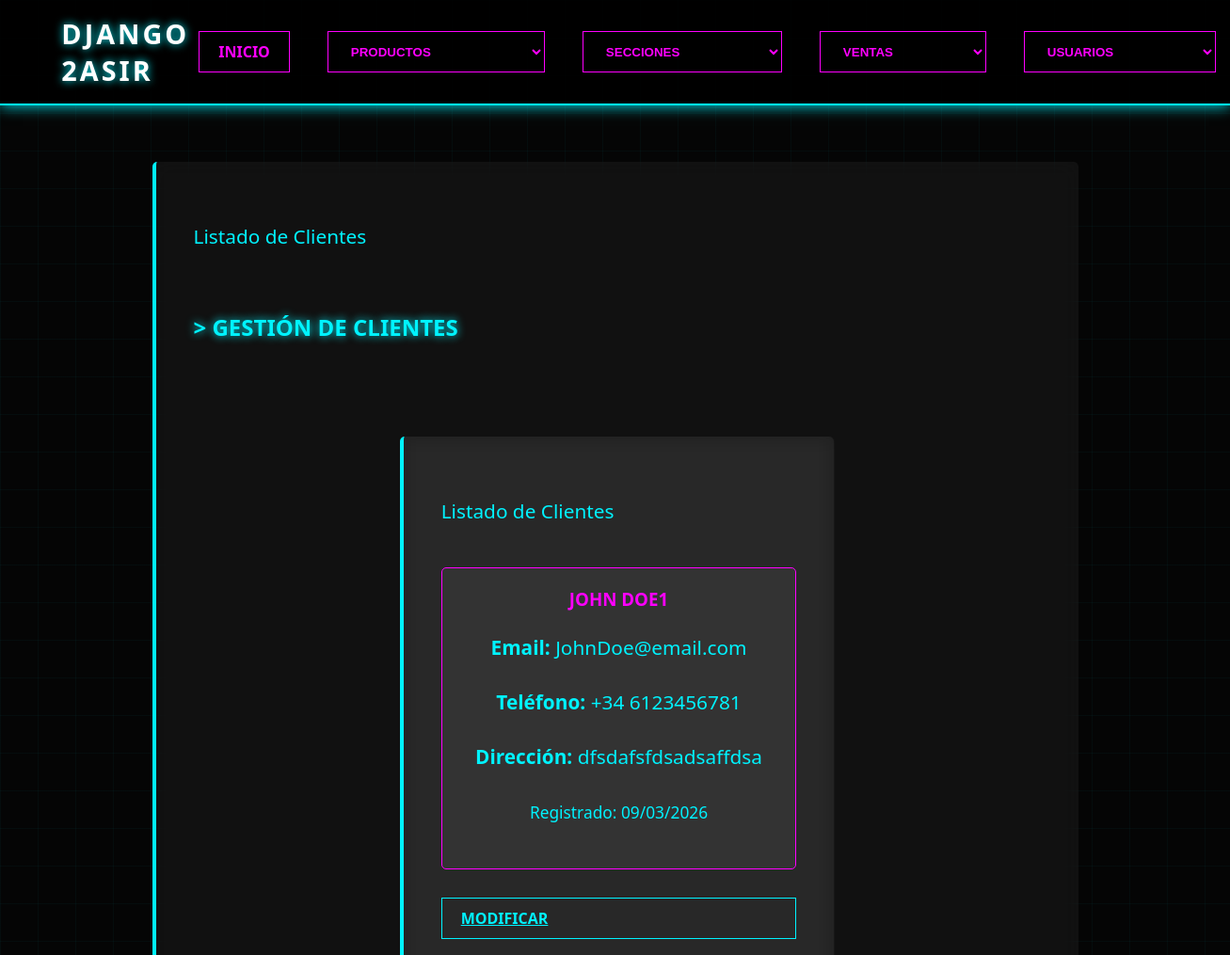
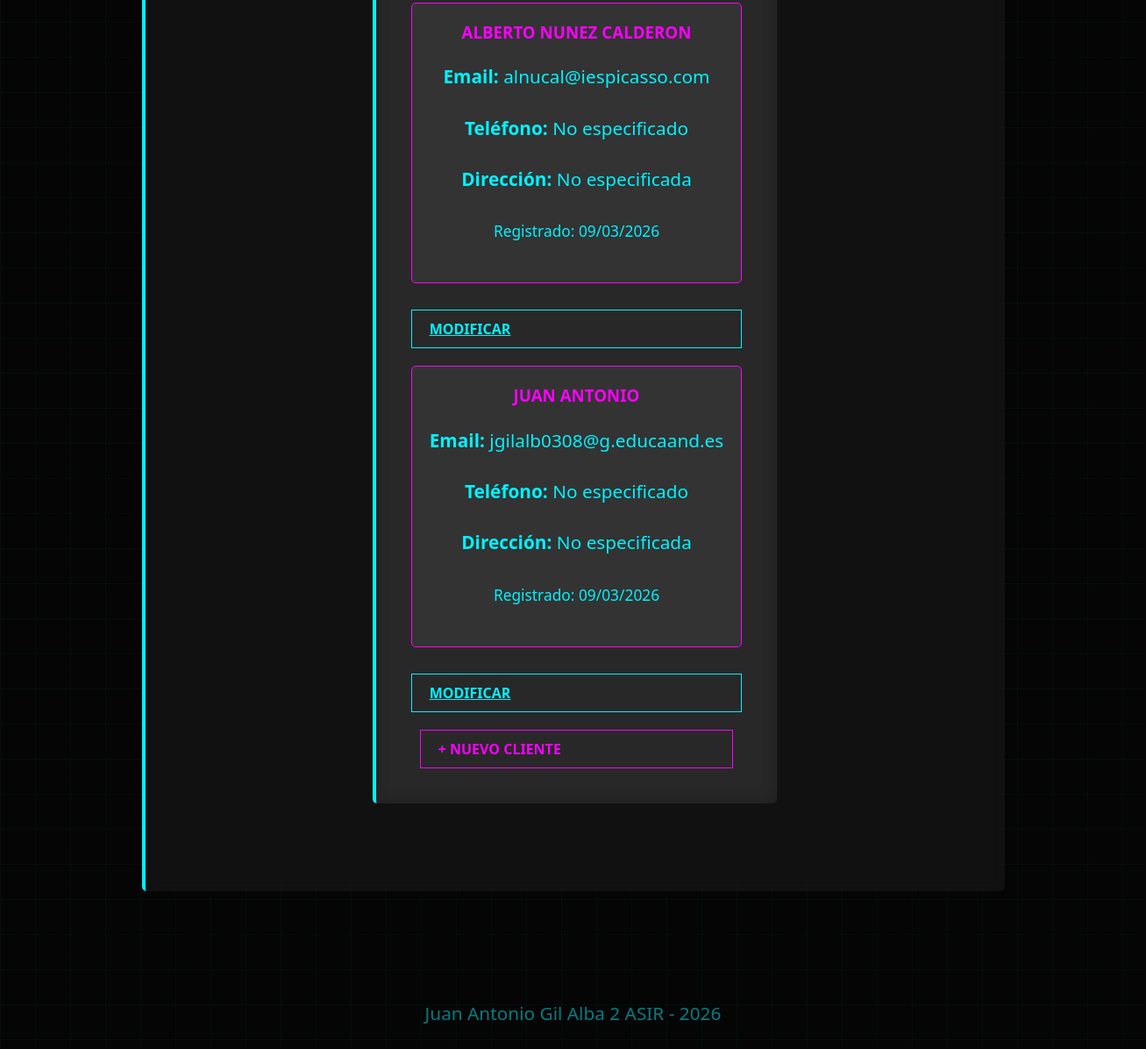
Screenshot of /usuarios/ with the database file from the repository (2 pictures, top to bottom).
### apps/usuarios/models.py (models this page shows, shortened)
class Cliente(models.Model):
    nombre = models.CharField(max_length=100)
    email = models.EmailField(unique=True)
    telefono = models.CharField(max_length=20, blank=True, null=True)
    direccion = models.TextField(blank=True, null=True)
    fecha_registro = models.DateTimeField(auto_now_add=True)
    class Meta:
        verbose_name = "Cliente"
        verbose_name_plural = "Clientes"

### apps/usuarios/views.py (the view)
# urls.py: path('usuarios/', usuarios_views, name='usuarios_url'),
def usuarios_views(request):
    clientes = Cliente.objects.all()
    datos = {
        'parrafo':'Listado de Clientes',
        'clientes':clientes
    }
    return render(request, 'usuarios/index.html', datos)

### proyecto/templates/usuarios/index.html (shortened to what this page needs)
{% extends "index.html" %}
{% block contenido %}
    <h2 style="color: var(--neon-cyan); text-shadow: 0 0 10px var(--neon-cyan);">
        > GESTIÓN DE CLIENTES
    </h2>
    <article>
        <p>{{ parrafo }}</p>
        {% if clientes %}
            {% for cliente in clientes %}
            <div class="producto-card">
                <h3>{{ cliente.nombre }}</h3>
                <p><strong>Email:</strong> {{ cliente.email }}</p>
                <p><strong>Teléfono:</strong> {{ cliente.telefono|default:"No especificado" }}</p>
                <p><strong>Dirección:</strong> {{ cliente.direccion|default:"No especificada" }}</p>
                <p><small>Registrado: {{ cliente.fecha_registro|date:"d/m/Y" }}</small></p>
            </div>
            <a href="{% url 'usuarios_modificar' %}?id={{ cliente.id }}" class="neon-btn" style="margin-top: 10px; display: inline-block;">Modificar</a>
            {% endfor %}
        {% else %}
            <p>No hay clientes registrados</p>
        {% endif %}
        <a href="{% url 'usuarios_alta' %}" class="neon-link">+ Nuevo Cliente</a>
    </article>
{% endblock %}

### static/css/style.css (style rules this page uses)
:root { --bg-dark: #050505; --neon-cyan: #00f3ff; --neon-pink: #ff00ff; --text-color: #e0e0e0; --glass: rgba(255, 255, 255, 0.05); }
body { background-color: var(--bg-dark); color: var(--text-color); font-family: 'Segoe UI', Arial, sans-serif; margin: 0; background-image: linear-gradient(rgba(0, 243, 255, 0.03) 1px, transparent 1px), linear-gradient(90deg, rgba(0, 243, 255, 0.03) 1px, transparent 1px); background-size: 40px 40px; }
article { max-width: 900px; margin: 60px auto; min-height: 400px; display: flex; flex-direction: column; gap: 20px; padding: 40px; background: var(--glass); border-left: 4px solid var(--neon-cyan); backdrop-filter: blur(10px); border-radius: 5px; }
p { font-size: 1.3rem; line-height: 1.8; color: var(--neon-cyan); }
.neon-link { text-decoration: none; color: var(--neon-pink); border: 1px solid var(--neon-pink); padding: 10px 20px; margin: 0 10px; text-transform: uppercase; font-weight: bold; transition: 0.3s all ease; display: inline-block; }
.producto-card { background: rgba(255, 255, 255, 0.05); border: 1px solid var(--neon-pink); padding: 20px; border-radius: 5px; transition: 0.3s; text-align: center; }
.producto-card h3 { color: var(--neon-pink); margin-top: 0; text-transform: uppercase; }
.neon-btn { background: transparent; border: 1px solid var(--neon-cyan); color: var(--neon-cyan); padding: 10px 20px; cursor: pointer; text-transform: uppercase; font-weight: bold; transition: 0.3s; }

### rows the page displays
Cliente: nombre "JOHN DOE1", email "JohnDoe@email.com", telefono "+34 6123456781", direccion "dfsdafsfdsadsaffdsa", fecha_registro "09/03/2026"
Cliente: nombre "ALBERTO NUNEZ CALDERON", email "alnucal@iespicasso.com", telefono "No especificado", direccion "No especificada", fecha_registro "09/03/2026"
Cliente: nombre "JUAN ANTONIO", email "jgilalb0308@g.educaand.es", telefono "No especificado", direccion "No especificada", fecha_registro "09/03/2026"

### other values shown
{{ parrafo }} "Listado de Clientes"
